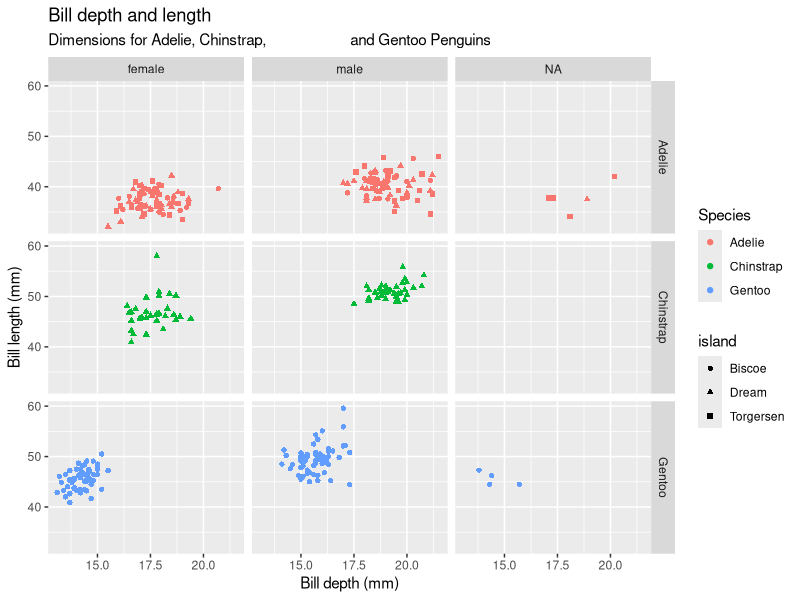

Reproduce this figure in R.
## ---- chunk 1
library(palmerpenguins)
library(tidyverse)
ggplot(penguins, 
       aes(x = bill_depth_mm, y = bill_length_mm,
       colour = species,
       shape = island)) +
  geom_point() +
  labs(title = "Bill depth and length",
       subtitle = "Dimensions for Adelie, Chinstrap,                     and Gentoo Penguins",
       x = "Bill depth (mm)", 
       y = "Bill length (mm)",
       colour = "Species") +
       facet_grid(species ~ sex)
